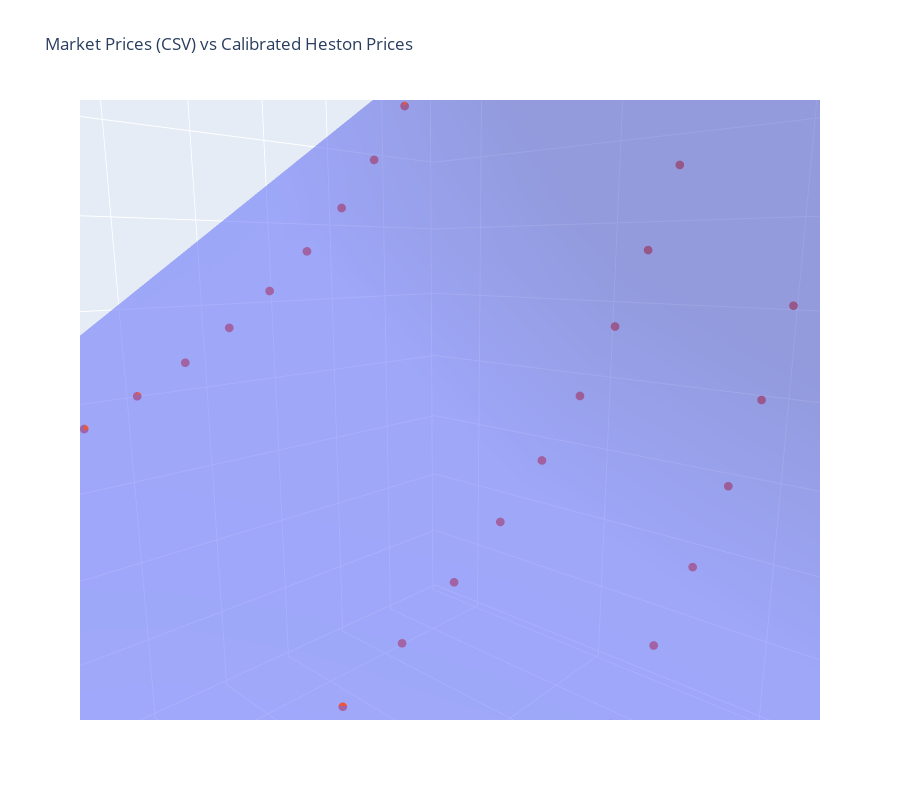

The notebook cell this image was saved under:
### Markdown cell above
## Grafico surface from csv

### Code cell
# === READ FROM CSV ===
import json, os, numpy as np, pandas as pd
import plotly.graph_objects as go

CHAIN_FILE = "chain_data.csv"              # creato dal tuo pipeline
PARAMS_FILE = "mstr_panel_heston_params.json"  # salvato in calibrazione

df = pd.read_csv(CHAIN_FILE).dropna()
assert {"maturity","strike","price","rate"} <= set(df.columns)

# === HESTON PRICE: usa file già salvato se esiste, altrimenti calcola con i parametri ===
if os.path.exists("chain_with_heston.csv"):
    df = pd.read_csv("chain_with_heston.csv").dropna(subset=["maturity","strike","price"])
    assert "heston_price" in df.columns
else:
    assert os.path.exists(PARAMS_FILE), f"{PARAMS_FILE} mancante"
    p = json.load(open(PARAMS_FILE,"r"))
    S0, v0, kappaQ, thetaQ, xi, rho = map(float, (p["S0"], p["v0"], p["kappaQ"], p["thetaQ"], p["xi"], p["rho"]))

    # pricer veloce coerente col tuo codice
    def heston_charfunc(phi, S0, v0, kappaQ, thetaQ, xi, rho, tau, r):
        a = kappaQ*thetaQ
        b = kappaQ
        rspi = rho*xi*phi*1j
        d = np.sqrt((rspi - b)**2 + (phi*1j + phi**2)*xi**2)
        g = (b - rspi + d)/(b - rspi - d)
        exp1 = np.exp(r*phi*1j*tau)
        term2 = S0**(phi*1j) * ((1 - g*np.exp(d*tau))/(1 - g))**(-2*a/xi**2)
        exp2 = np.exp(a*tau*(b - rspi + d)/xi**2 + v0*(b - rspi + d)*((1 - np.exp(d*tau))/(1 - g*np.exp(d*tau)))/xi**2)
        return exp1*term2*exp2

    def heston_price_rec_fast(S0, K, v0, kappaQ, thetaQ, xi, rho, tau, r, umax=50.0, N=3000):
        args = (S0, v0, kappaQ, thetaQ, xi, rho, tau, r)
        acc = 0.0
        dphi = umax / N
        for i in range(1, N):
            phi = dphi*(2*i + 1)/2
            num = np.exp(r*tau)*heston_charfunc(phi-1j, *args) - K*heston_charfunc(phi, *args)
            den = 1j*phi*K**(1j*phi)
            acc += dphi * num/den
        return float(np.real((S0 - K*np.exp(-r*tau))/2 + acc/np.pi))

    Ks   = df["strike"].to_numpy(float)
    Taus = df["maturity"].to_numpy(float)
    Rs   = df["rate"].to_numpy(float)

    Ph = np.empty_like(Ks, dtype=float)
    for i in range(Ks.size):
        Ph[i] = heston_price_rec_fast(S0, float(Ks[i]), v0, kappaQ, thetaQ, xi, rho,
                                      float(Taus[i]), float(Rs[i]))
    df["heston_price"] = Ph
    df.to_csv("chain_with_heston.csv", index=False)

# === PLOT (da CSV) ===
# opzionale: filtri come in pipeline
T_cut = 0.30
K_min, K_max = 100.0, 900.0
plot_df = df[(df["maturity"]>=T_cut) & (df["strike"].between(K_min, K_max))].copy()

x = plot_df["maturity"].to_numpy(float)
y = plot_df["strike"].to_numpy(float)
z_mkt = plot_df["price"].to_numpy(float)
z_fit = plot_df["heston_price"].to_numpy(float)

fig = go.Figure()
fig.add_trace(go.Mesh3d(x=x, y=y, z=z_mkt, opacity=0.55, name="Market (mesh)"))
fig.add_trace(go.Scatter3d(x=x, y=y, z=z_fit, mode="markers", marker=dict(size=3), name="Heston (markers)"))
fig.update_layout(
    title_text="Market Prices (CSV) vs Calibrated Heston Prices",
    scene=dict(xaxis_title="TIME (Years)", yaxis_title="STRIKE", zaxis_title="CALL PRICE"),
    height=800, width=900, legend=dict(x=0.02, y=0.98)
)
fig.show()

### Figure 1 — Plotly figure (JSON) as saved in the notebook; plotly's stock layout.template omitted (floating-point values rounded to 4 significant figures)
{"data": [{"name": "Market (mesh)", "opacity": 0.55, "type": "mesh3d", "x": [0.3307, 0.3307, 0.3307, 0.3307, 0.3307, 0.3307, 0.3307, 0.3307, 0.3307, 0.3307, 0.3307, 0.3307, 0.3307, 0.3307, 0.4073, 0.4073, 0.4073, 0.4073, 0.4073, 0.4073, 0.4073, 0.4073, 0.4073, 0.4073, 0.4073, 0.4073, 0.4073, 0.4073, 0.6539, 0.6539, 0.6539, 0.6539, 0.6539, 0.6539, 0.6539, 0.6539, 0.6539, 0.6539, 0.6539, 0.6539, 0.6539, 0.6539, 0.9059, 0.9059, 0.9059, 0.9059, 0.9059, 0.9059, 0.9059, 0.9059, 0.9059, 0.9059, 0.9059, 0.9059, 0.9059, 0.9059, 1.232, 1.232, 1.232, 1.232, 1.232, 1.232, 1.232, 1.232, 1.232, 1.232, 1.232, 1.232, 1.232, 1.232, 2.153, 2.153, 2.153, 2.153, 2.153, 2.153, 2.153, 2.153, 2.153, 2.153, 2.153, 2.153, 2.153, 2.153], "y": [160.0, 190.0, 220.0, 250.0, 280.0, 310.0, 340.0, 370.0, 400.0, 430.0, 460.0, 490.0, 520.0, 580.0, 160.0, 190.0, 220.0, 250.0, 280.0, 310.0, 340.0, 370.0, 400.0, 430.0, 460.0, 490.0, 520.0, 580.0, 160.0, 190.0, 220.0, 250.0, 280.0, 310.0, 340.0, 370.0, 400.0, 430.0, 460.0, 490.0, 520.0, 580.0, 160.0, 190.0, 220.0, 250.0, 280.0, 310.0, 340.0, 370.0, 400.0, 430.0, 460.0, 490.0, 520.0, 580.0, 160.0, 190.0, 220.0, 250.0, 280.0, 310.0, 340.0, 370.0, 400.0, 430.0, 460.0, 490.0, 520.0, 580.0, 160.0, 190.0, 220.0, 250.0, 280.0, 310.0, 340.0, 370.0, 400.0, 430.0, 460.0, 490.0, 520.0, 580.0], "z": [131.2, 105.9, 82.84, 62.89, 46.66, 34.53, 25.54, 19.1, 14.73, 11.38, 9.38, 7.7, 6.62, 4.98, 133.8, 109.0, 86.98, 67.84, 52.27, 39.9, 30.68, 23.82, 18.8, 15.12, 12.5, 10.56, 8.9, 6.86, 140.1, 117.7, 97.65, 80.22, 65.53, 53.84, 43.94, 36.73, 30.67, 25.92, 22.15, 19.28, 16.88, 13.25, 147.8, 126.5, 107.8, 91.4, 77.1, 65.2, 55.57, 47.7, 41.37, 36.3, 31.73, 27.88, 24.8, 20.11, 153.3, 134.0, 116.8, 101.8, 88.68, 77.59, 68.43, 60.21, 53.34, 47.7, 42.78, 38.61, 34.94, 29.28, 170.0, 153.9, 139.6, 126.0, 113.6, 104.8, 96.05, 88.28, 81.34, 75.49, 70.03, 65.21, 60.56, 52.8]}, {"marker": {"size": 3}, "mode": "markers", "name": "Heston (markers)", "type": "scatter3d", "x": [0.3307, 0.3307, 0.3307, 0.3307, 0.3307, 0.3307, 0.3307, 0.3307, 0.3307, 0.3307, 0.3307, 0.3307, 0.3307, 0.3307, 0.4073, 0.4073, 0.4073, 0.4073, 0.4073, 0.4073, 0.4073, 0.4073, 0.4073, 0.4073, 0.4073, 0.4073, 0.4073, 0.4073, 0.6539, 0.6539, 0.6539, 0.6539, 0.6539, 0.6539, 0.6539, 0.6539, 0.6539, 0.6539, 0.6539, 0.6539, 0.6539, 0.6539, 0.9059, 0.9059, 0.9059, 0.9059, 0.9059, 0.9059, 0.9059, 0.9059, 0.9059, 0.9059, 0.9059, 0.9059, 0.9059, 0.9059, 1.232, 1.232, 1.232, 1.232, 1.232, 1.232, 1.232, 1.232, 1.232, 1.232, 1.232, 1.232, 1.232, 1.232, 2.153, 2.153, 2.153, 2.153, 2.153, 2.153, 2.153, 2.153, 2.153, 2.153, 2.153, 2.153, 2.153, 2.153], "y": [160.0, 190.0, 220.0, 250.0, 280.0, 310.0, 340.0, 370.0, 400.0, 430.0, 460.0, 490.0, 520.0, 580.0, 160.0, 190.0, 220.0, 250.0, 280.0, 310.0, 340.0, 370.0, 400.0, 430.0, 460.0, 490.0, 520.0, 580.0, 160.0, 190.0, 220.0, 250.0, 280.0, 310.0, 340.0, 370.0, 400.0, 430.0, 460.0, 490.0, 520.0, 580.0, 160.0, 190.0, 220.0, 250.0, 280.0, 310.0, 340.0, 370.0, 400.0, 430.0, 460.0, 490.0, 520.0, 580.0, 160.0, 190.0, 220.0, 250.0, 280.0, 310.0, 340.0, 370.0, 400.0, 430.0, 460.0, 490.0, 520.0, 580.0, 160.0, 190.0, 220.0, 250.0, 280.0, 310.0, 340.0, 370.0, 400.0, 430.0, 460.0, 490.0, 520.0, 580.0], "z": [132.0, 104.9, 81.01, 61.43, 46.32, 35.04, 26.73, 20.59, 16.02, 12.57, 9.944, 7.909, 6.312, 4.013, 133.6, 107.2, 84.23, 65.4, 50.69, 39.47, 30.99, 24.57, 19.68, 15.91, 12.97, 10.66, 8.807, 6.094, 138.8, 114.6, 93.83, 76.68, 62.85, 51.82, 43.06, 36.07, 30.48, 25.97, 22.31, 19.31, 16.83, 13.05, 144.4, 121.9, 102.7, 86.72, 73.55, 62.77, 53.93, 46.66, 40.66, 35.67, 31.5, 28.01, 25.06, 20.44, 151.9, 130.9, 112.9, 97.83, 85.29, 74.87, 66.18, 58.91, 52.79, 47.6, 43.18, 39.39, 36.12, 30.83, 171.7, 153.4, 137.7, 124.3, 112.9, 103.1, 94.64, 87.37, 81.09, 75.64, 70.89, 66.75, 63.12, 57.13]}], "layout": {"height": 800, "legend": {"x": 0.02, "y": 0.98}, "scene": {"aspectmode": "auto", "aspectratio": {"x": 1, "y": 1, "z": 1}, "camera": {"center": {"x": 0, "y": 0, "z": 0}, "eye": {"x": -0.4413, "y": 0.4786, "z": 0.1342}, "projection": {"type": "perspective"}, "up": {"x": 0, "y": 0, "z": 1}}, "xaxis": {"title": {"text": "TIME (Years)"}, "type": "linear"}, "yaxis": {"title": {"text": "STRIKE"}, "type": "linear"}, "zaxis": {"title": {"text": "CALL PRICE"}, "type": "linear"}}, "title": {"text": "Market Prices (CSV) vs Calibrated Heston Prices"}, "width": 900}}
